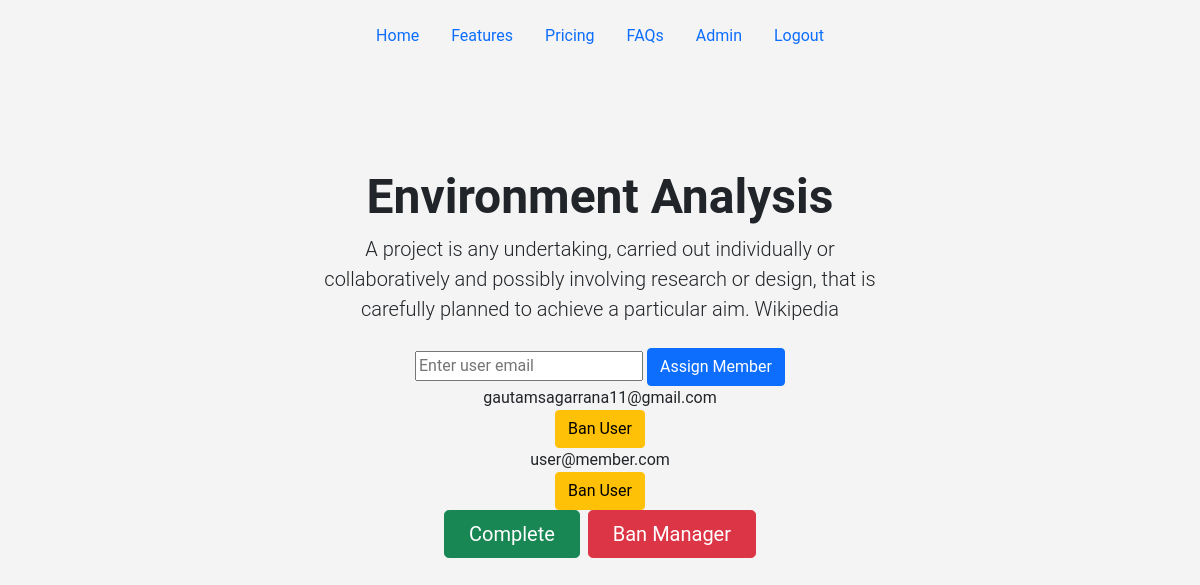
Page /projects/environment-analysis/ (signed in) on the committed database.
### account/models.py (models this page shows)
class User(AbstractBaseUser, PermissionsMixin):
    email = models.EmailField(unique=True)
    name = models.CharField(max_length=255)
    password = models.CharField(max_length=128)
    otp = models.CharField(max_length=6, blank=True, null=True)
    is_verified = models.BooleanField(default=False)
    is_staff = models.BooleanField(default=True)
    objects = UserManager()
    USERNAME_FIELD = "email"
    REQUIRED_FIELDS = ["name"]
    def __str__(self):
        return self.email

### project/models.py (models this page shows, shortened)
class Project(models.Model):
    name = models.CharField(max_length=250)
    slug = models.SlugField(max_length=250, unique=True)
    description = models.TextField()
    user = models.ForeignKey(settings.AUTH_USER_MODEL, on_delete=models.PROTECT)
    assigned_users = models.ManyToManyField(
        settings.AUTH_USER_MODEL, related_name="assigned_projects"
    )
    is_completed = models.BooleanField(default=False)

### project/views.py (the view, shortened to what this page needs)
# urls.py: path("projects/<slug:id>/", ProjectDetailView.as_view(), name="project_detail"),
class ProjectDetailView(LoginRequiredMixin, PermissionRequiredMixin, DetailView):
    model = Project
    template_name = "detail.html"
    context_object_name = "detail"
    permission_required = "project.view_project"
    slug_field = "slug"
    slug_url_kwarg = "id"
    def get_context_data(self, **kwargs):
        context = super().get_context_data(**kwargs)
        context["assigned_users"] = self.object.assigned_users.all()
        manager = self.object.user
        is_manager_active = (
            manager.is_active and manager.groups.filter(name="Project Manager").exists()
        )
        context["is_manager_active"] = is_manager_active
        return context

### project/templates/detail.html (shortened to what this page needs)
{% extends "base.html" %}
{% block content %}
    <div class="px-4 py-5 my-5 text-center">
        <h1 class="display-5 fw-bold">{{detail.name}}</h1>
        <div class="col-lg-6 mx-auto">
          <p class="lead mb-4">A project is any undertaking, carried out individually or collaboratively and possibly involving research or design, that is carefully planned to achieve a particular aim. Wikipedia</p>
          {% if perms.project.change_project  %}
            <form id="assign-member-form" method="POST" action="{% url 'project:assign' detail.id %}" enctype="multipart/form-data">
              <input type="email" name="email" placeholder="Enter user email" required>
              <button type="submit" class="btn btn-primary">Assign Member</button>
            </form>
          {% endif %}
          {% for user in assigned_users %}
            <div>
              {{ user }}
              <form method="post" action="{% url 'project:ban' detail.id %}">
                {% if perms.project.change_project  %}
                <button
                  type="submit"
                  class="btn btn-warning"
                  name="user_id"
                  value="{{user.id}}"
                >
                  Ban User
                </button>
                {% endif %}
              </form>
            </div>
          {% endfor %}
          <div class="d-grid gap-2 d-sm-flex justify-content-sm-center">
            {% if perms.project.delete_project  %}
            <form method="post" action="{% url 'project:ban' detail.id %}">
              {% if not detail.is_completed %}
              <button
                type="submit"
                class="btn btn-success btn-lg px-4 gap-3"
                name="is_completed"
                value="{{ detail.is_completed }}"
                >Complete</button>
              {% endif %}
            </form>
            {% endif %}
            {% if perms.auth.change_user and request.user != detail.user and is_manager_active %}
            <form method="post" action="{% url 'project:ban' detail.id %}">
              <button
                type="submit"
                class="btn btn-danger btn-lg px-4"
                name="project_id"
                value="{{ detail.id }}"
                >Ban Manager</button>
            </form>
            {% endif %}
          </div>
        </div>
      </div>
{% endblock %}

### project/templates/base.html (shortened to what this page needs)
<!doctype html>
<html lang="en">
  <head>
    <link href="https://cdn.jsdelivr.net/npm/bootstrap@5.1.3/dist/css/bootstrap.min.css" rel="stylesheet">
  </head>
  <body>
    <div class="container-header">
      <header class="d-flex justify-content-center py-3">
        <ul class="nav nav-pills">
          <li class="nav-item"><a href="/" class="nav-link" aria-current="page">Home</a></li>
          <li class="nav-item"><a href="#" class="nav-link">Features</a></li>
          <li class="nav-item"><a href="#" class="nav-link">Pricing</a></li>
          <li class="nav-item"><a href="#" class="nav-link">FAQs</a></li>
          {% if user.is_authenticated %}
          <li class="nav-item"><a href="{% url 'project:profile' %}" class="nav-link">{{user.name|title}}</a></li>
          <li class="nav-item"><a href="{% url 'project:logout' %}" class="nav-link">Logout</a></li>
          {% else %}
          <li class="nav-item"><a href="{% url 'project:login' %}" class="nav-link">Login</a></li>
          {% endif %}
        </ul>
      </header>
    </div>
    {% block content %}
    {% endblock %}
  </body>
</html>

### project/templates/base.html (style rules this page uses)
body { font-family: 'Roboto', sans-serif; background-color: #f4f4f4; margin: 0; padding: 0; }

### rows in the picture
User: name "Admin"
Project: name "Environment Analysis"
User: email "gautamsagarrana11@gmail.com", {{ user.id }} 20 (drawn)
User: email "user@member.com", {{ user.id }} 24 (drawn)
